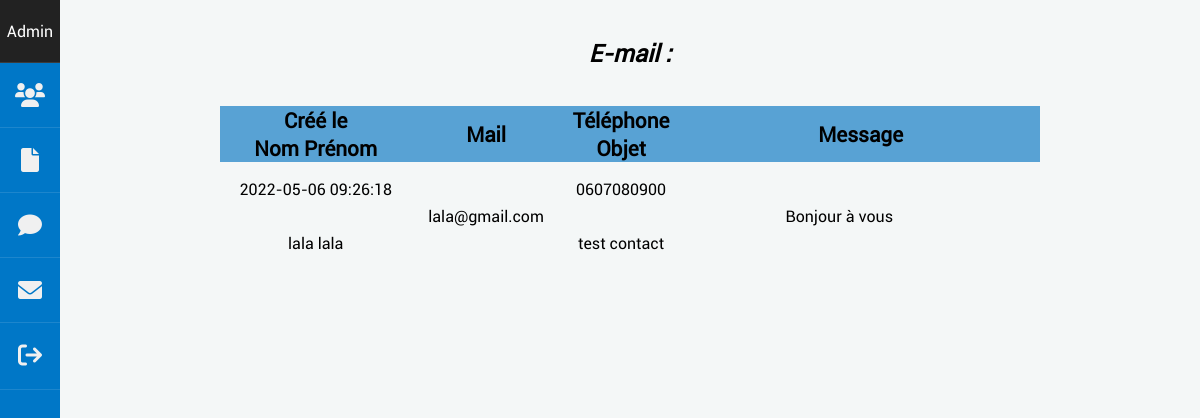
/montrerMail&id=11 (signed in), run on the app's committed database.
### tables this page shows
CREATE TABLE `contacts` (
  `id` int(11) NOT NULL,
  `lastname` varchar(100) NOT NULL,
  `firstname` varchar(100) NOT NULL,
  `mail` varchar(255) NOT NULL,
  `phone` varchar(255) NOT NULL,
  `objet` text NOT NULL,
  `msg` text NOT NULL,
  `created_at` timestamp NOT NULL DEFAULT current_timestamp()
);

### app/Controllers/AdminController.php (called while the page is built, shortened)
<?php
class AdminController
{
    function montrerMail($id)
    {
        $mail = new \ProjetBlogKercode\Models\AdminModel();
        $oneMail = $mail->afficherMail($id);
        require 'app/Views/Admin/mail.php';
    }
}

### app/Models/AdminModel.php (called while the page is built, shortened)
<?php
class AdminModel extends Manager
{
     public function afficherMail($id)
     {
        $bdd = $this->dbConnect();
        $req = $bdd->prepare('SELECT *  FROM contacts WHERE id = ? ' );
        $req->execute(array($id));
        return $req->fetch();
     }
}

### app/Views/Admin/mail.php (the view, shortened to what this page needs)
<section class="section-article-admin">
    <h1>E-mail :</h1>
    <div class="centrer-tableau">
        <table class="page-list-admin">
            <thead>
                <tr>
                    <th class="display-creation">Créé le</th>
                    <th class="display-creation">Nom Prénom</th>
                    <th>Mail</th>
                    <th class="display-creation">Téléphone</th>
                    <th class="display-creation">Objet</th>
                    <th>Message</th>
                </tr>
            </thead>
            <tbody>
                <tr>
                    <td class="display-creation">
                        <p><?= $oneMail['created_at'] ?></p>
                    </td>
                    <td class="display-creation">
                        <p><?= $oneMail['lastname'] ?> <?= $oneMail['firstname'] ?></p>
                    </td>
                    <td>
                        <p><?= $oneMail['mail'] ?></p>
                    </td>
                    <td class="display-creation">
                        <p><?= $oneMail['phone'] ?></p>
                    </td>
                    <td class="display-creation">
                        <p><?= $oneMail['objet'] ?></p>
                    </td>
                    <td>
                        <p class="max-content"><?= $oneMail['msg'] ?></p>
                    </td>
                </tr>
            </tbody>
        </table>
    </div>
</section>
<?php require 'template/adminTemplate.php';

### app/Public/style/style.css (style rules this page uses)
:root { --mainColor: #0077C7; --mainLightColor: #58A2D4; --mainSuperLightColor: #a7d0ec; --bodyColor: #f4f7f7; --icon-dark: #616161; }
body { font-family: 'Roboto', sans-serif; height: 100%; position: relative; background-color: var(--bodyColor); }
h1 { font-size: 1.5rem; margin: 2rem 0; text-align: center; }
#main-dashboard-admin h1 { text-align: center; font-size: 1.5rem; padding: 5px; font-style: italic; color: black; }
.centrer-tableau { margin-bottom: 1rem; }
.page-list-admin { width: 100%; border-collapse: collapse; text-align: center; }
.page-list-admin thead { background-color: var(--mainLightColor); font-size: 1.3rem; }
.page-list-admin td { padding: 1rem 0.5rem; }
.display-creation { display: none; }
.max-content { width: 100px; overflow: hidden; text-overflow: ellipsis; }
@media screen and (min-width: 768px) { .section-article-admin { margin: auto 5rem; } }
@media screen and (min-width: 768px) { .display-creation { display: block; } }
@media screen and (min-width: 768px) { .max-content { width: 300px; } }
@media screen and (min-width: 1024px) { .centrer-tableau { text-align: center; } }
@media screen and (min-width: 1024px) { .page-list-admin { display: inline-table; max-width: 900px; } }
@media screen and (min-width: 1024px) { .section-article-admin { margin: auto 10rem; } }

### data on the page
contacts: created_at "2022-05-06 09:26:18", lastname "lala", firstname "lala", mail "lala@gmail.com", phone "0607080900", objet "test contact", msg "Bonjour à vous"
